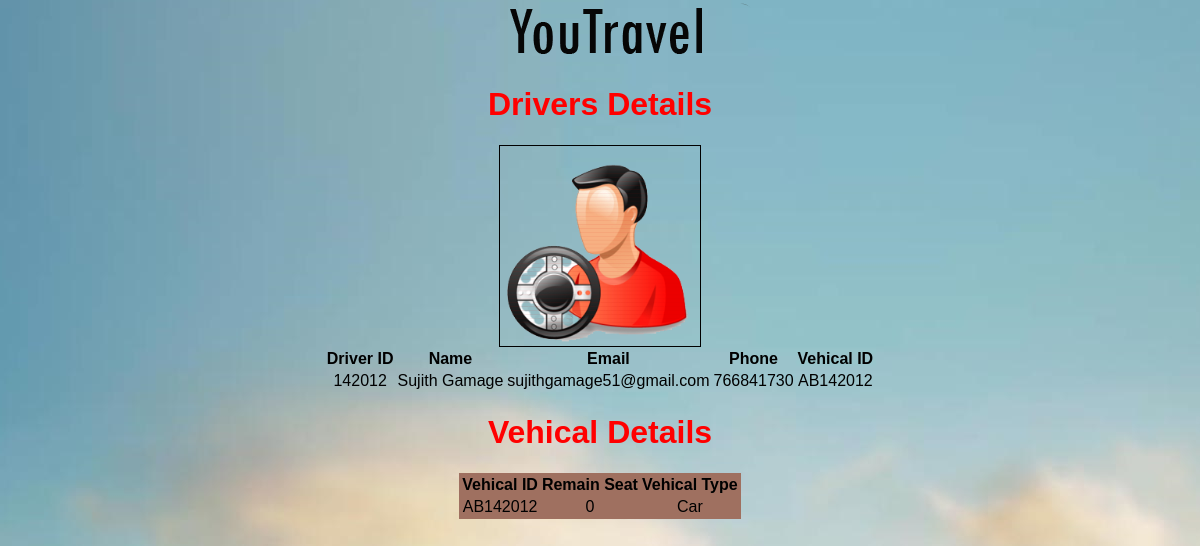
/youTravel/driverdetails.php, run on the app's committed database.
### tables this page shows
CREATE TABLE `images` (
  `image` varchar(200) DEFAULT NULL,
  `dri_id` varchar(50) DEFAULT NULL
);

CREATE TABLE `driver` (
  `dri_id` varchar(50) NOT NULL,
  `name` varchar(50) DEFAULT NULL,
  `email` varchar(50) DEFAULT NULL,
  `phone` int(15) DEFAULT NULL,
  `vehical_id` varchar(50) DEFAULT NULL
);

CREATE TABLE `vehical` (
  `vehical_id` varchar(50) NOT NULL,
  `numofRseat` int(5) DEFAULT NULL,
  `vehicaltype` varchar(50) DEFAULT NULL
);

### youTravel/driverdetails.php (the view, shortened to what this page needs)
<html>
<head>
</head>
</head>
<div class="container">
 <div class="container clearfix" >
    <div class="row">
          <div class="span12">
        <div class="navbar navbar_">
              <div class="container">
            <h1 class="brand brand_"><a href=""><img alt=""    src="img/logo.png"> </a></h1>
          </div>
           <h1><font color="red"> Drivers Details</font></h1> </div>
      </div>
        </div>
  </div>
</html>
<?php
 $file="../YouTravel/variable.txt";
   $document=file_get_contents($file);
   $a=(int)$document;
 $fname=$a;
$con = mysqli_connect("localhost","root","");
mysqli_select_db( $con,"project");
$path=mysqli_query($con,"SELECT image FROM images where dri_id='$fname'");
 $path1=mysqli_fetch_array($path);
 $path2=$path1[0];
 echo  '<img src="images/'.$path2.'" height="200" width="200" align="center" border="1"/>';
$result = mysqli_query($con,"SELECT * FROM Driver where dri_id='$fname'");
$pr=mysqli_query($con,"SELECT vehical_id FROM Driver where dri_id='$fname'");
$a=  mysqli_fetch_array($pr);
 $b=$a['vehical_id'];
$result1=mysqli_query($con,"SELECT * FROM Vehical where vehical_id='$b'");
echo "<table border='0' align=center>
<tr>
	<th>
	Driver ID
	</th>
<th>Name</th>
<th>Email</th>
<th>Phone</th>
<th>Vehical ID</th>
</tr>";
while($row = mysqli_fetch_array($result))
{
echo "<tr>";
echo "<td>" . $row['dri_id'] . "</td>";
echo "<td>" . $row['name'] . "</td>";
echo "<td>" . $row['email'] . "</td>";
echo "<td>" . $row['phone'] . "</td>";
echo "<td>" . $row['vehical_id'] . "</td>";
echo "</tr>";
}
echo "</table>";
 ?>
 <h1><font color="red">Vehical Details</font></h1> </div>
 <?php
echo "<table border='0' align=center color=red bgcolor=#9F7060 bordercolor=red>
<tr>
<th>Vehical ID</th>
<th>Remain Seat</th>
<th>Vehical Type</th>
</tr>";
while($row = mysqli_fetch_array($result1))
{
echo "<tr>";
echo "<td>" . $row['vehical_id'] . "</td>";
echo "<td>" . $row['numofRseat'] . "</td>";
echo "<td>" . $row['vehicaltype'] . "</td>";
echo "</tr>";
}
echo "</table>";
?>
<!doctype html>
<html>
<head>
<head>
 <link href="css/Hotetprocss.css" type="text/css"    rel="stylesheet" />
 <link href="css/HotelproCss2.css" type="text/css"    rel="stylesheet" />
 <link href="css/toform.css" type="text/css"    rel="stylesheet" />
</head>
<body>
</body>
</html>

### youTravel/css/Hotetprocss.css (style rules this page uses)
* { font-family: Arial, Verdana, sans-serif; color: #EFEFEFefefef; text-align:center }
body { width: 90%; margin: 0 auto; }

### youTravel/css/HotelproCss2.css (style rules this page uses)
body { background-color: rgb(200,200,200) url("images/header-bg.png"); }
h1 { background-color: #ee3e80 url("images/header-bg.png"); }
body { background: #ffffff url("images/wall.jpg") no-repeat top right; }

### data on the page
images: image (picture)
driver: dri_id "142012", name "Sujith Gamage", email "sujithgamage51@gmail.com", phone "766841730", vehical "AB142012"
vehical: vehical_id "AB142012", numofRseat "0", vehicaltype "Car"
